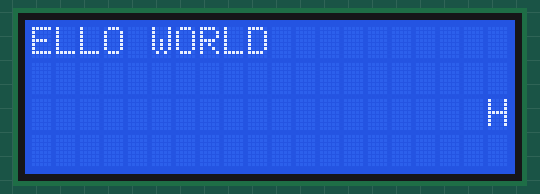
The sketch below on a simulated Arduino Uno, built with avr-gcc and run on an emulated ATmega328P. Parts: 20×4 character LCD.

Above: at 1.22 s.
At 3.33 s:
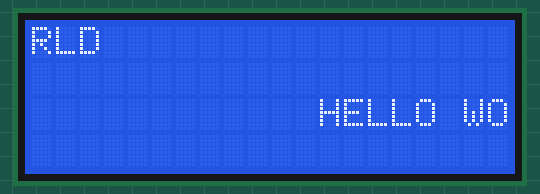
At 5.43 s:
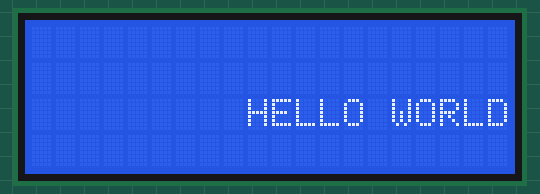
At 9.65 s:
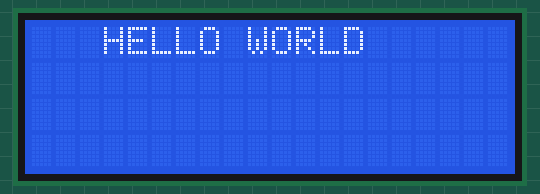
At 13.86 s:
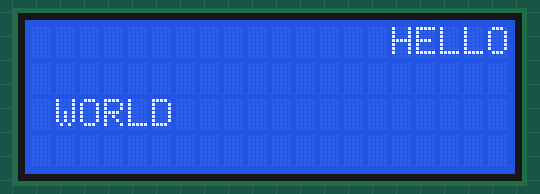
At 18.3 s:
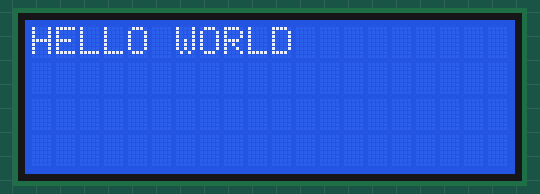

The sketch:

project_12_lcd_screen_writer.ino
```cpp
#include <LiquidCrystal_I2C.h>

LiquidCrystal_I2C lcd(0x27,20,4);

void setup(){
  lcd.init();
  lcd.backlight();
  lcd.print("HELLO WORLD");
  delay(1000);
}

void loop(){
  for (int i=0; i<13; i++){
    lcd.scrollDisplayLeft();
    delay(300);
  }
  for (int i=0; i<29; i++){
    lcd.scrollDisplayRight();
    delay(300);
  }
  for (int i=0; i<16; i++){
    lcd.scrollDisplayLeft();
    delay(300);
  }
  delay(1000);
}
```

Measured:
- by itself, everything shown: repeats every 18.5 s, in 58 steps
- what the display in image 5 shows lasts 1.3 s, from 18.2 s to 19.5 s
